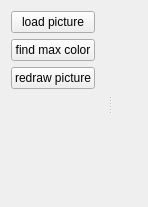
<?xml version="1.0" encoding="UTF-8"?>
<ui version="4.0">
 <class>MainBox</class>
 <widget class="QWidget" name="MainBox">
  <property name="geometry">
   <rect>
    <x>0</x>
    <y>0</y>
    <width>148</width>
    <height>207</height>
   </rect>
  </property>
  <property name="windowTitle">
   <string>Dialog</string>
  </property>
  <layout class="QHBoxLayout" name="horizontalLayout">
   <item>
    <layout class="QVBoxLayout" name="verticalLayout">
     <item>
      <widget class="QPushButton" name="btn_load_picture">
       <property name="text">
        <string>load picture</string>
       </property>
      </widget>
     </item>
     <item>
      <widget class="QPushButton" name="btn_find_max_color">
       <property name="text">
        <string>find max color</string>
       </property>
      </widget>
     </item>
     <item>
      <widget class="QPushButton" name="btn_redraw_picture">
       <property name="text">
        <string>redraw picture</string>
       </property>
      </widget>
     </item>
     <item>
      <spacer name="verticalSpacer">
       <property name="orientation">
        <enum>Qt::Vertical</enum>
       </property>
       <property name="sizeHint" stdset="0">
        <size>
         <width>20</width>
         <height>40</height>
        </size>
       </property>
      </spacer>
     </item>
    </layout>
   </item>
   <item>
    <widget class="QSplitter" name="splitter">
     <property name="orientation">
      <enum>Qt::Horizontal</enum>
     </property>
     <widget class="QLabel" name="picture"/>
     <widget class="GrapherBox" name="grapher_widget" native="true"/>
    </widget>
   </item>
  </layout>
 </widget>
 <customwidgets>
  <customwidget>
   <class>GrapherBox</class>
   <extends>QWidget</extends>
   <header>grapherbox.hpp</header>
   <container>1</container>
  </customwidget>
 </customwidgets>
 <resources/>
 <connections/>
</ui>
